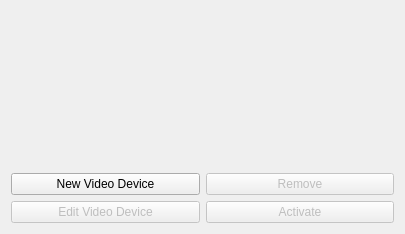
<?xml version="1.0" encoding="UTF-8"?>
<ui version="4.0">
 <class>QmitkUSDeviceManagerWidgetControls</class>
 <widget class="QWidget" name="QmitkUSDeviceManagerWidgetControls">
  <property name="geometry">
   <rect>
    <x>0</x>
    <y>0</y>
    <width>405</width>
    <height>234</height>
   </rect>
  </property>
  <property name="minimumSize">
   <size>
    <width>0</width>
    <height>0</height>
   </size>
  </property>
  <property name="windowTitle">
   <string>QmitkUSDeviceManagerWidget</string>
  </property>
  <layout class="QVBoxLayout" name="verticalLayout">
   <item>
    <widget class="QmitkServiceListWidget" name="m_ConnectedDevices" native="true"/>
   </item>
   <item>
    <layout class="QGridLayout" name="gridLayout_2">
     <item row="0" column="1">
      <widget class="QPushButton" name="m_BtnRemove">
       <property name="enabled">
        <bool>false</bool>
       </property>
       <property name="text">
        <string>Remove</string>
       </property>
       <property name="icon">
        <iconset resource="../resources/USUI.qrc">
         <normaloff>:/USUI/minus.png</normaloff>:/USUI/minus.png</iconset>
       </property>
      </widget>
     </item>
     <item row="0" column="0">
      <widget class="QPushButton" name="m_BtnNewDevice">
       <property name="text">
        <string>New Video Device</string>
       </property>
       <property name="icon">
        <iconset resource="../resources/USUI.qrc">
         <normaloff>:/USUI/plus.png</normaloff>:/USUI/plus.png</iconset>
       </property>
      </widget>
     </item>
     <item row="1" column="0">
      <widget class="QPushButton" name="m_BtnEdit">
       <property name="enabled">
        <bool>false</bool>
       </property>
       <property name="text">
        <string>Edit Video Device</string>
       </property>
      </widget>
     </item>
     <item row="1" column="1">
      <widget class="QPushButton" name="m_BtnActivate">
       <property name="enabled">
        <bool>false</bool>
       </property>
       <property name="text">
        <string>Activate</string>
       </property>
      </widget>
     </item>
    </layout>
   </item>
  </layout>
 </widget>
 <layoutdefault spacing="6" margin="11"/>
 <customwidgets>
  <customwidget>
   <class>QmitkServiceListWidget</class>
   <extends>QWidget</extends>
   <header>QmitkServiceListWidget.h</header>
   <container>1</container>
  </customwidget>
 </customwidgets>
 <resources>
  <include location="../resources/USUI.qrc"/>
 </resources>
 <connections/>
</ui>
